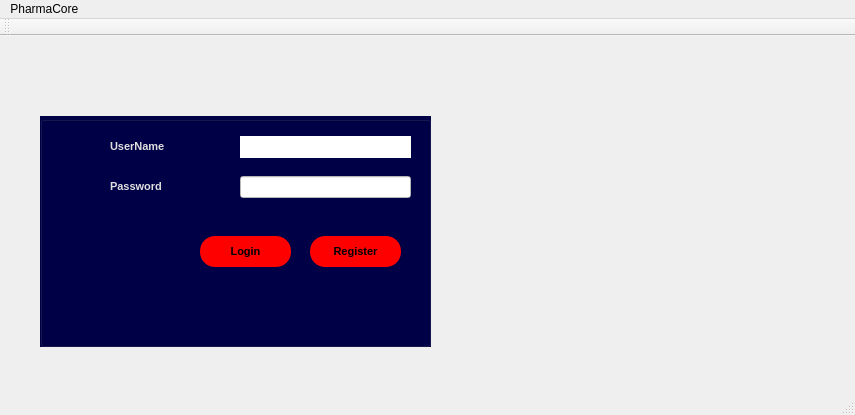
<?xml version="1.0" encoding="UTF-8"?>
<ui version="4.0">
 <class>LOGIN</class>
 <widget class="QMainWindow" name="LOGIN">
  <property name="geometry">
   <rect>
    <x>0</x>
    <y>0</y>
    <width>855</width>
    <height>415</height>
   </rect>
  </property>
  <property name="windowTitle">
   <string>PharmaCore</string>
  </property>
  <widget class="QWidget" name="centralWidget">
   <widget class="QGroupBox" name="groupBox">
    <property name="geometry">
     <rect>
      <x>40</x>
      <y>80</y>
      <width>391</width>
      <height>231</height>
     </rect>
    </property>
    <property name="font">
     <font>
      <pointsize>10</pointsize>
      <weight>75</weight>
      <bold>true</bold>
     </font>
    </property>
    <property name="styleSheet">
     <string notr="true">background-color: rgb(0, 0, 71);</string>
    </property>
    <property name="title">
     <string/>
    </property>
    <widget class="QLineEdit" name="lineEdit_usrname">
     <property name="geometry">
      <rect>
       <x>200</x>
       <y>20</y>
       <width>171</width>
       <height>22</height>
      </rect>
     </property>
     <property name="styleSheet">
      <string notr="true">background-color: rgb(255, 255, 255);
border:none;
</string>
     </property>
    </widget>
    <widget class="QLabel" name="label">
     <property name="geometry">
      <rect>
       <x>70</x>
       <y>20</y>
       <width>101</width>
       <height>20</height>
      </rect>
     </property>
     <property name="font">
      <font>
       <pointsize>8</pointsize>
       <weight>75</weight>
       <bold>true</bold>
      </font>
     </property>
     <property name="styleSheet">
      <string notr="true">background:transparent;
border:none;
color:rgb(223, 223, 223);
border-bottum: 1px #ffffff</string>
     </property>
     <property name="text">
      <string>UserName</string>
     </property>
    </widget>
    <widget class="QLineEdit" name="lineEdit_pwd">
     <property name="geometry">
      <rect>
       <x>200</x>
       <y>60</y>
       <width>171</width>
       <height>22</height>
      </rect>
     </property>
     <property name="styleSheet">
      <string notr="true">background-color: rgb(255, 255, 255);</string>
     </property>
     <property name="echoMode">
      <enum>QLineEdit::Password</enum>
     </property>
    </widget>
    <widget class="QLabel" name="label_2">
     <property name="geometry">
      <rect>
       <x>70</x>
       <y>60</y>
       <width>101</width>
       <height>20</height>
      </rect>
     </property>
     <property name="font">
      <font>
       <pointsize>8</pointsize>
       <weight>75</weight>
       <bold>true</bold>
      </font>
     </property>
     <property name="styleSheet">
      <string notr="true">background:transparent;
border:none;
color:rgb(223, 223, 223);
border-bottum: 1px #ffffff</string>
     </property>
     <property name="text">
      <string>Password</string>
     </property>
    </widget>
    <widget class="QPushButton" name="pushButton_reg">
     <property name="geometry">
      <rect>
       <x>270</x>
       <y>120</y>
       <width>91</width>
       <height>31</height>
      </rect>
     </property>
     <property name="font">
      <font>
       <pointsize>8</pointsize>
       <weight>75</weight>
       <bold>true</bold>
      </font>
     </property>
     <property name="styleSheet">
      <string notr="true">QPushButton{
background:red;
border-radius:15px;

}
QPushButton:hover{
color:red;
border-radius:15px;
background:#333;

}</string>
     </property>
     <property name="text">
      <string>Register</string>
     </property>
    </widget>
    <widget class="QPushButton" name="pushButton_login">
     <property name="geometry">
      <rect>
       <x>160</x>
       <y>120</y>
       <width>91</width>
       <height>31</height>
      </rect>
     </property>
     <property name="font">
      <font>
       <pointsize>8</pointsize>
       <weight>75</weight>
       <bold>true</bold>
      </font>
     </property>
     <property name="styleSheet">
      <string notr="true">QPushButton{
background:red;
border-radius:15px;
}
QPushButton:hover{
color:red;
border-radius:15px;
background:#333;

}</string>
     </property>
     <property name="text">
      <string>Login</string>
     </property>
    </widget>
   </widget>
   <widget class="QLabel" name="label_3">
    <property name="geometry">
     <rect>
      <x>0</x>
      <y>0</y>
      <width>841</width>
      <height>361</height>
     </rect>
    </property>
    <property name="text">
     <string/>
    </property>
    <property name="pixmap">
     <pixmap>../image/p2.jpg</pixmap>
    </property>
   </widget>
   <zorder>label_3</zorder>
   <zorder>groupBox</zorder>
  </widget>
  <widget class="QMenuBar" name="menuBar">
   <property name="geometry">
    <rect>
     <x>0</x>
     <y>0</y>
     <width>855</width>
     <height>26</height>
    </rect>
   </property>
   <widget class="QMenu" name="menuPharmaCore_LOGIN">
    <property name="title">
     <string>PharmaCore </string>
    </property>
   </widget>
   <addaction name="menuPharmaCore_LOGIN"/>
  </widget>
  <widget class="QToolBar" name="mainToolBar">
   <attribute name="toolBarArea">
    <enum>TopToolBarArea</enum>
   </attribute>
   <attribute name="toolBarBreak">
    <bool>false</bool>
   </attribute>
  </widget>
  <widget class="QStatusBar" name="statusBar"/>
 </widget>
 <layoutdefault spacing="6" margin="11"/>
 <resources/>
 <connections/>
</ui>
